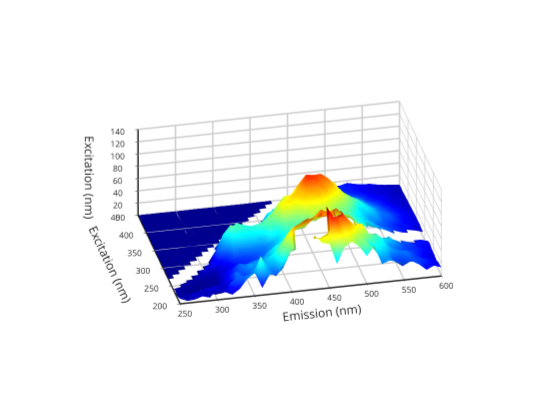

The cell this chart's notebook holds for it:
### Code cell
[Fr,emr]=resample(F,em); 


%figure(2); clf
graphics_toolkit ("plotly"); 
makesurfaceplot(Fr,emr,ex)
%h=title('Fluorescence');  set(h,'fontsize',12)
%txt=['print ',name,'surf.png -dpng']; eval(txt)

%txt=['save ',name]; eval(txt);

### Figure 1 — Plotly figure (JSON) as saved in the notebook; plotly's stock layout.template omitted (floating-point values rounded to 4 significant figures; data arrays with more than 128 entries replaced by an {"elided": "..."} marker saying what was removed)
{"data": [{"autocolorscale": "false", "cauto": "false", "cmax": 127.3, "cmin": 0, "colorscale": [[0, "rgb(0,0,143)"], [0.01587, "rgb(0,0,159)"], [0.03175, "rgb(0,0,175)"], [0.04762, "rgb(0,0,191)"], [0.06349, "rgb(0,0,207)"], [0.07937, "rgb(0,0,223)"], [0.09524, "rgb(0,0,239)"], [0.1111, "rgb(0,0,255)"], [0.127, "rgb(0,15,255)"], [0.1429, "rgb(0,31,255)"], [0.1587, "rgb(0,47,255)"], [0.1746, "rgb(0,63,255)"], [0.1905, "rgb(0,79,255)"], [0.2063, "rgb(0,95,255)"], [0.2222, "rgb(0,111,255)"], [0.2381, "rgb(0,127,255)"], [0.254, "rgb(0,143,255)"], [0.2698, "rgb(0,159,255)"], [0.2857, "rgb(0,175,255)"], [0.3016, "rgb(0,191,255)"], [0.3175, "rgb(0,207,255)"], [0.3333, "rgb(0,223,255)"], [0.3492, "rgb(0,239,255)"], [0.3651, "rgb(0,255,255)"], [0.381, "rgb(15,255,239)"], [0.3968, "rgb(31,255,223)"], [0.4127, "rgb(47,255,207)"], [0.4286, "rgb(63,255,191)"], [0.4444, "rgb(79,255,175)"], [0.4603, "rgb(95,255,159)"], [0.4762, "rgb(111,255,143)"], [0.4921, "rgb(127,255,127)"], [0.5079, "rgb(143,255,111)"], [0.5238, "rgb(159,255,95)"], [0.5397, "rgb(175,255,79)"], [0.5556, "rgb(191,255,63)"], [0.5714, "rgb(207,255,47)"], [0.5873, "rgb(223,255,31)"], [0.6032, "rgb(239,255,15)"], [0.619, "rgb(255,255,0)"], [0.6349, "rgb(255,239,0)"], [0.6508, "rgb(255,223,0)"], [0.6667, "rgb(255,207,0)"], [0.6825, "rgb(255,191,0)"], [0.6984, "rgb(255,175,0)"], [0.7143, "rgb(255,159,0)"], [0.7302, "rgb(255,143,0)"], [0.746, "rgb(255,127,0)"], [0.7619, "rgb(255,111,0)"], [0.7778, "rgb(255,95,0)"], [0.7937, "rgb(255,79,0)"], [0.8095, "rgb(255,63,0)"], [0.8254, "rgb(255,47,0)"], [0.8413, "rgb(255,31,0)"], [0.8571, "rgb(255,15,0)"], [0.873, "rgb(255,0,0)"], [0.8889, "rgb(239,0,0)"], [0.9048, "rgb(223,0,0)"], [0.9206, "rgb(207,0,0)"], [0.9365, "rgb(191,0,0)"], [0.9524, "rgb(175,0,0)"], [0.9683, "rgb(159,0,0)"], [0.9841, "rgb(143,0,0)"], [1, "rgb(127,0,0)"]], "contours": {"x": {"highlight": true, "highlightcolor": "rgb(0, 0, 0)", "highlightwidth": 1, "show": false}, "y": {"highlight": true, "highlightcolor": "rgb(0, 0, 0)", "highlightwidth": 1, "show": false}, "z": {"highlight": true, "highlightcolor": "rgb(0, 0, 0)", "highlightwidth": 1, "show": false}}, "name": "", "scene": "scene", "showlegend": false, "showscale": false, "surfacecolor": {"elided": "26x36 float values"}, "type": "surface", "visibility": true, "x": [250, 260, 270, 280, 290, 300, 310, 320, 330, 340, 350, 360, 370, 380, 390, 400, 410, 420, 430, 440, 450, 460, 470, 480, 490, 500, 510, 520, 530, 540, 550, 560, 570, 580, 590, 600], "y": [200, 210, 220, 230, 240, 250, 260, 270, 280, 290, 300, 310, 320, 330, 340, 350, 360, 370, 380, 390, 400, 410, 420, 430, 440, 450], "z": {"elided": "26x36 float values"}}], "layout": {"dragmode": "zoom", "height": 420, "hovermode": "closest", "margin": {"b": 0, "l": 0, "r": 0, "t": 0}, "plot_bgcolor": "rgba(0, 0, 0, 0)", "scene": {"aspectmode": "auto", "aspectratio": {"x": 1.567, "y": 1.119, "z": 0.5701}, "camera": {"center": {"x": 0, "y": 0, "z": 0}, "eye": {"x": 0.419, "y": 1.86, "z": 1.026}, "projection": {"type": "orthographic"}, "up": {"x": 0, "y": 0, "z": 1}}, "domain": {"x": [0.13, 0.905], "y": [0.11, 0.925]}, "dragmode": "turntable", "xaxis": {"autorange": false, "exponentformat": "none", "gridcolor": "", "gridwidth": 3, "linecolor": "rgb(38,38,38)", "linewidth": 3, "mirror": false, "range": [600, 250], "showgrid": true, "showline": true, "side": "bottom", "spikedash": "solid", "spikemode": "across", "spikesides": false, "spikethickness": 1, "tickangle": 0, "tickcolor": "rgb(38,38,38)", "tickfont": {"color": "rgb(38,38,38)", "size": 10}, "ticklen": 3, "ticks": "outside", "ticktext": ["250", "300", "350", "400", "450", "500", "550", "600"], "tickvals": [250, 300, 350, 400, 450, 500, 550, 600], "title": {"font": {"color": "rgb(38,38,38)", "size": 12}, "text": "Emission (nm)"}, "type": "linear", "visible": true, "zeroline": false}, "yaxis": {"autorange": false, "exponentformat": "none", "gridcolor": "", "gridwidth": 3, "linecolor": "rgb(38,38,38)", "linewidth": 3, "mirror": false, "range": [450, 200], "showgrid": true, "showline": true, "side": "left", "spikedash": "solid", "spikemode": "across", "spikesides": false, "spikethickness": 1, "tickangle": 0, "tickcolor": "rgb(38,38,38)", "tickfont": {"color": "rgb(38,38,38)", "size": 10}, "ticklen": 3, "ticks": "outside", "ticktext": ["200", "250", "300", "350", "400", "450"], "tickvals": [200, 250, 300, 350, 400, 450], "title": {"font": {"color": "rgb(38,38,38)", "size": 12}, "text": "Excitation (nm)"}, "type": "linear", "visible": true, "zeroline": false}, "zaxis": {"autorange": false, "exponentformat": "none", "gridcolor": "", "gridwidth": 3, "linecolor": "rgb(38,38,38)", "linewidth": 3, "mirror": false, "range": [0, 140.1], "showgrid": true, "showline": true, "side": "none", "spikedash": "solid", "spikemode": "across", "spikesides": false, "spikethickness": 1, "tickangle": 0, "tickcolor": "rgb(38,38,38)", "tickfont": {"color": "rgb(38,38,38)", "size": 10}, "ticklen": 3, "ticks": "outside", "ticktext": ["0", "20", "40", "60", "80", "100", "120", "140"], "tickvals": [0, 20, 40, 60, 80, 100, 120, 140], "title": {"font": {"color": "rgb(38,38,38)", "size": 12}, "text": "Excitation (nm)"}, "type": "linear", "visible": true, "zeroline": false}}, "showlegend": false, "width": 560}}
